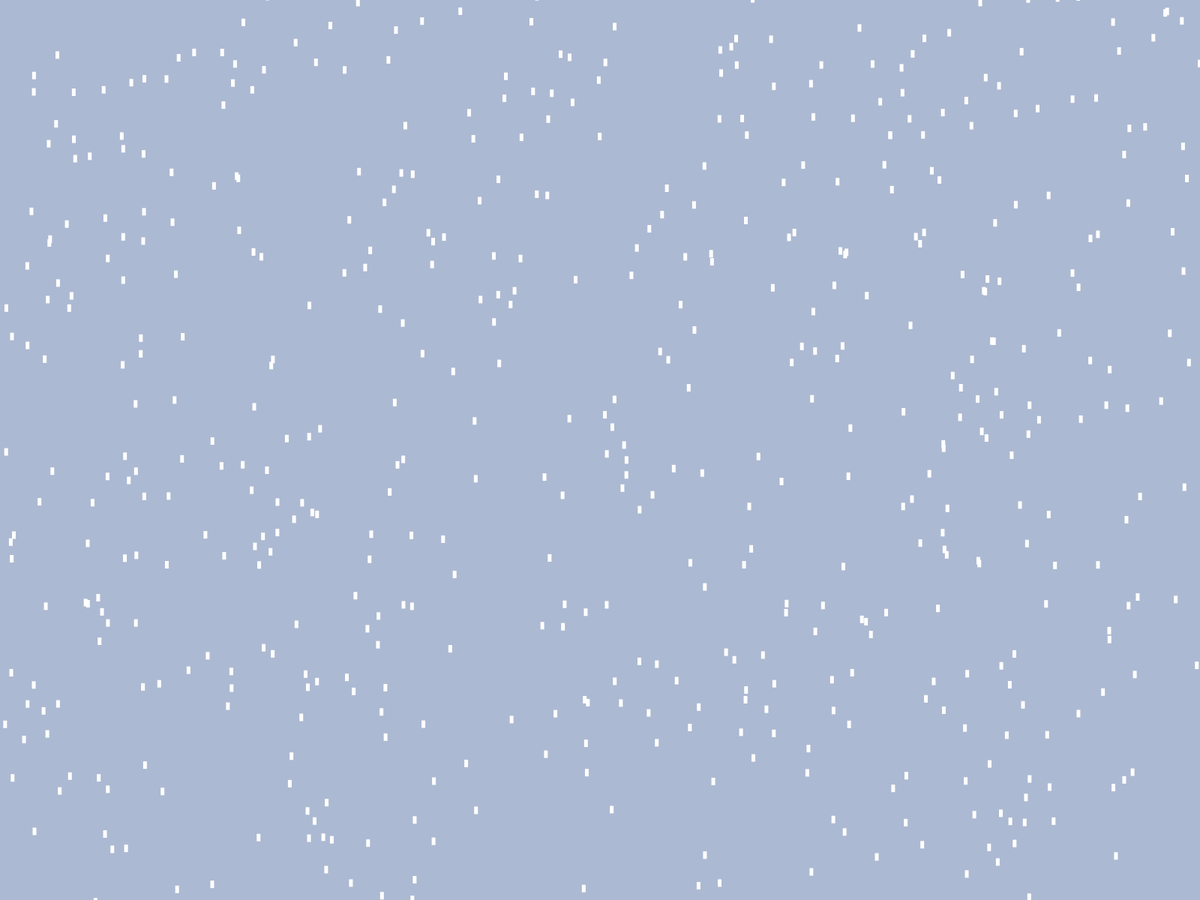
Frame 1 (no input)
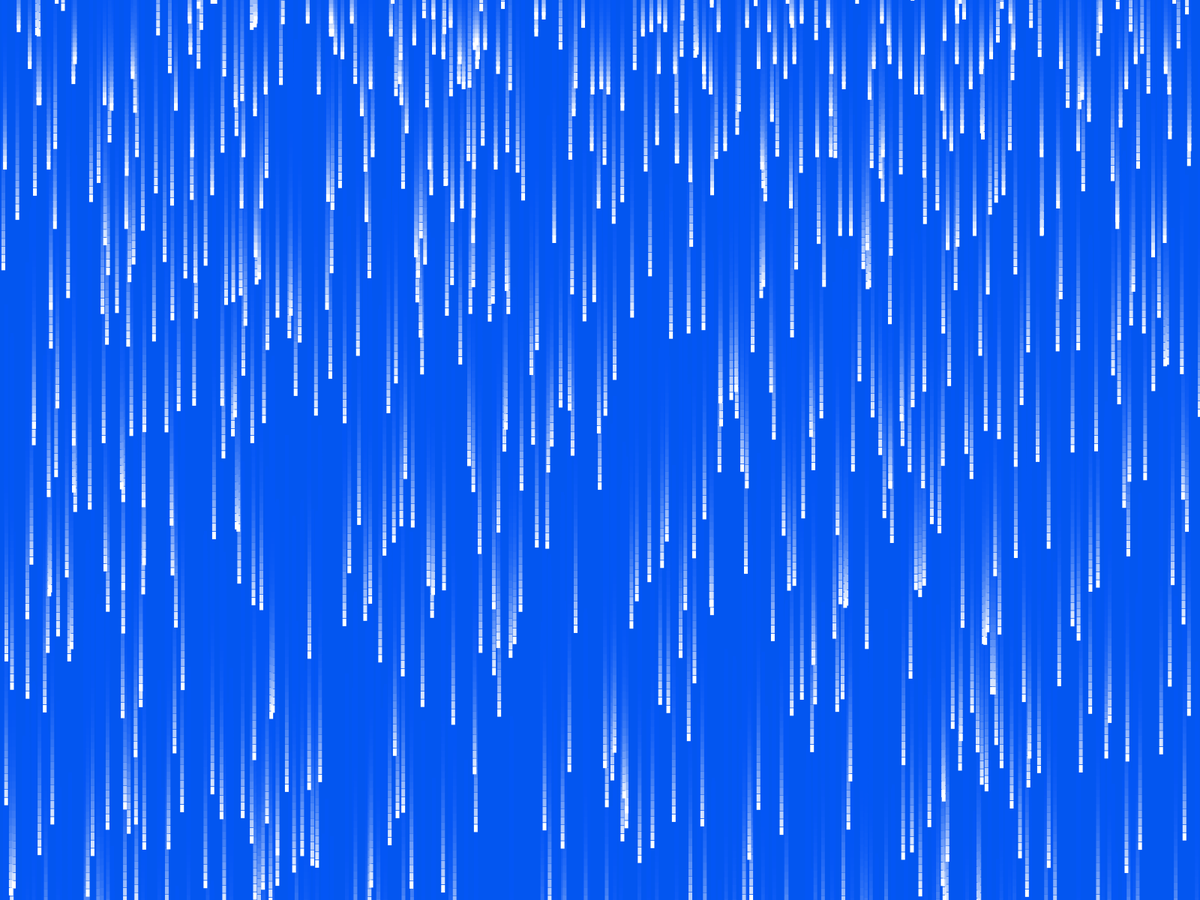
Frame 60 (the mouse pressed at the canvas centre just before this capture)
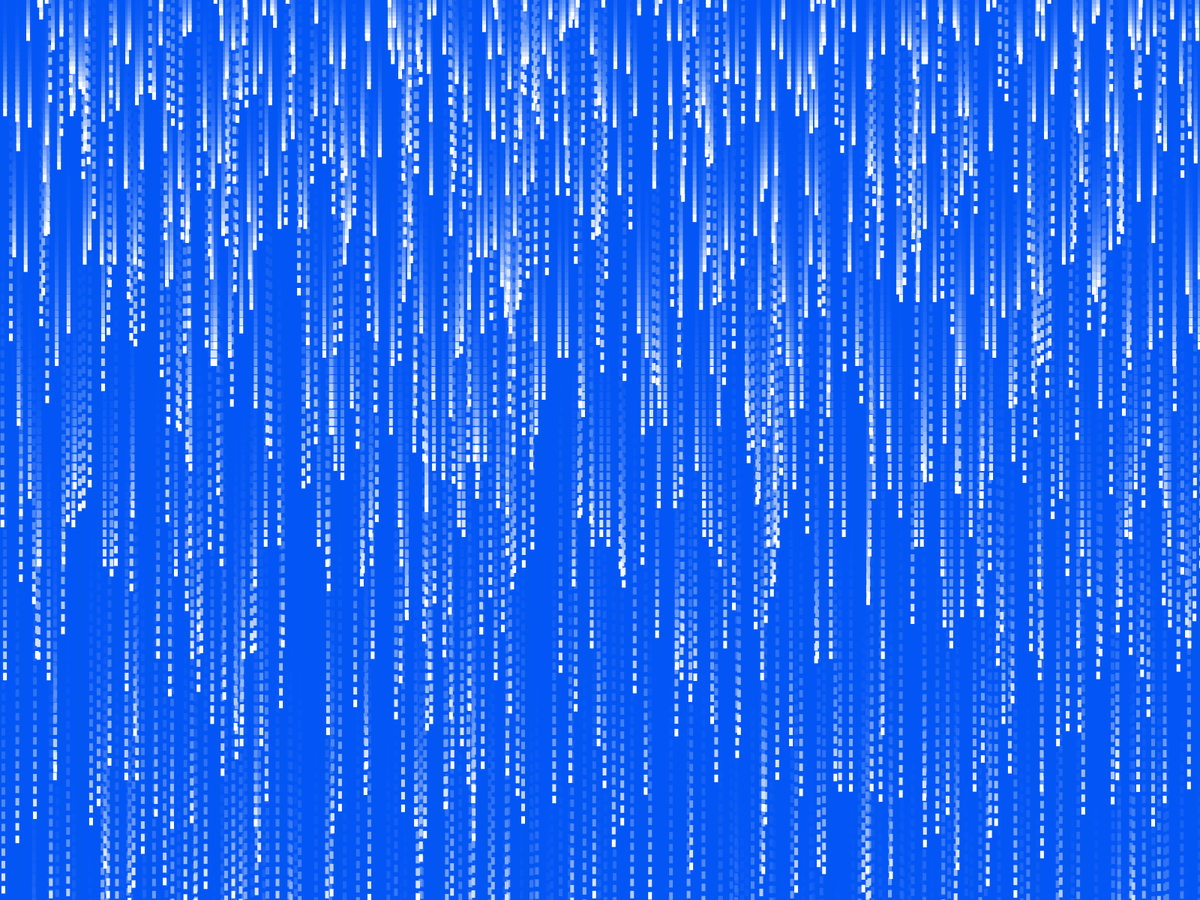
Frame 120 (the mouse held since frame 60 and released just before this capture)

The Processing sketch that drew these frames (run headless with seeded random() and noise(); from frame 60 on, the mouse is pressed at the canvas centre):

// Processing sketch: raindropClass
// ── raindropClass.pde
Raindrop[] drops = new Raindrop[1000];

void setup(){
  fullScreen();
  for(int i = 0; i < 1000; i++){
    drops[i] = new Raindrop();
  }
}

void draw(){
  noStroke();
 fill(0, 80, 240, 40);
 rect(0, 0, width, height);
 for(int i = 0; i < 1000; i++){
    drops[i].display();
    drops[i].move();
  }
}

// ── raindrop.pde
class Raindrop {
  float x; //set up all variables you will need here
  float y;
  float cy;
  float w = 5;
  float h = 10;
  float g = 0.3;

  Raindrop() { //when creating a new raindrop, assign some random values
    x = random(0, width);
    y = random(-height, height);
    cy = 5;
  }

  void display() { //show the raindrop
    fill(255);
    rect(x, y, w, h);
  }

  void move() { //move the raindrop
    y = y + cy;
    cy = cy + 0.1;
    if (y > height) {
      y = -10;
      cy = 5;
      x = random(width);
    }
  }
}
